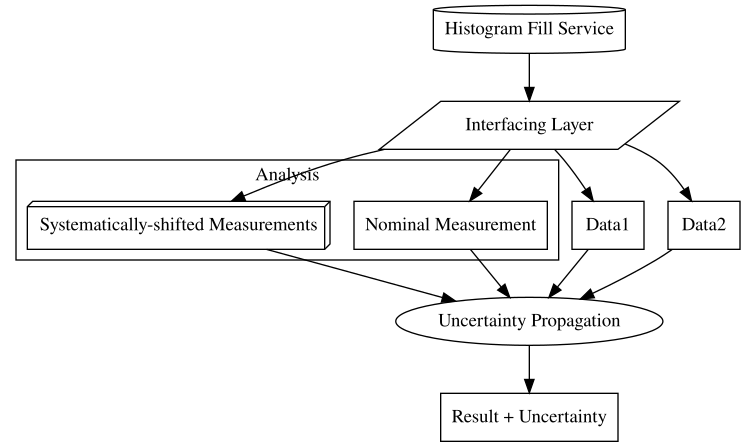

Recreate this plot in Python.
import pygraphviz as pgv

G = pgv.AGraph(strict=False, directed=True)

G.add_node('Histogram Fill Service', shape='cylinder')
G.add_node('Interfacing Layer', shape='parallelogram')
G.add_edge('Histogram Fill Service', 'Interfacing Layer')

G.add_node('Nominal Measurement', shape='box')
G.add_node('Systematically-shifted Measurements', shape='box3d')
G.add_node('Data1', shape='box')
G.add_node('Data2', shape='box')

G.add_subgraph(
    ['Nominal Measurement',
     'Systematically-shifted Measurements'],
    name='cluster_Analysis',
    label='Analysis'
)

G.add_edge('Interfacing Layer', 'Nominal Measurement')
G.add_edge('Interfacing Layer', 'Systematically-shifted Measurements')
G.add_edge('Interfacing Layer', 'Data1')
G.add_edge('Interfacing Layer', 'Data2')
#-------------------------

G.add_node('Uncertainty Propagation')

G.add_edge('Nominal Measurement', 'Uncertainty Propagation')
G.add_edge('Systematically-shifted Measurements', 'Uncertainty Propagation')
G.add_edge('Data1', 'Uncertainty Propagation')
G.add_edge('Data2', 'Uncertainty Propagation')
#--------------------------

G.add_node('Result + Uncertainty', shape='box')
G.add_edge('Uncertainty Propagation', 'Result + Uncertainty')

G.layout(prog='dot')
G.draw('analysis_flowchart_ratio.svg', prog='dot')
